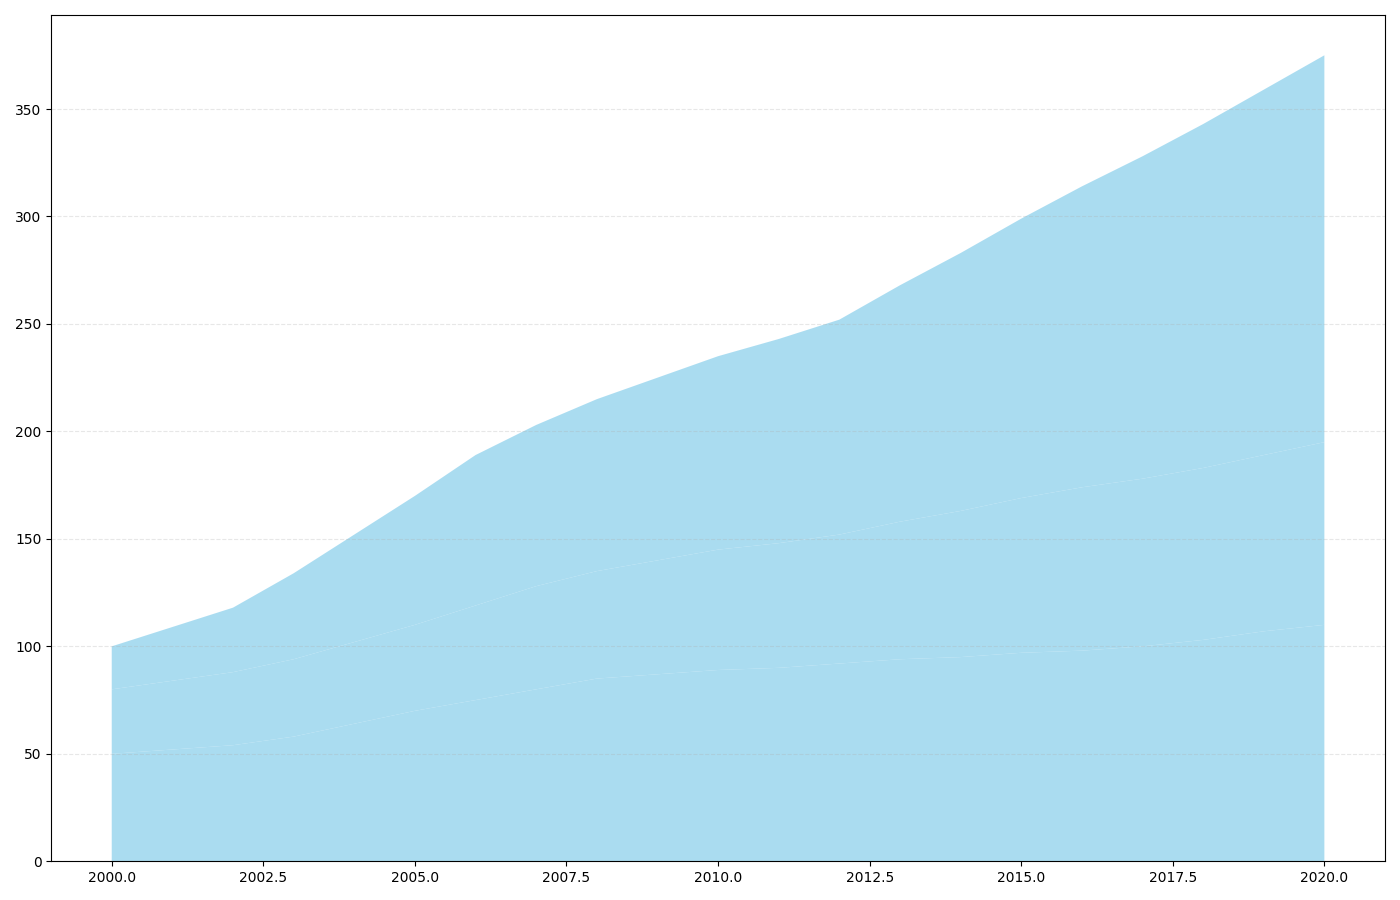

Source code (Python):
import matplotlib.pyplot as plt
import numpy as np

years = np.arange(2000, 2021)

trees = np.array([50, 52, 54, 58, 64, 70, 75, 80, 85, 87, 89, 90, 92, 94, 95, 97, 98, 100, 103, 107, 110])
shrubs = np.array([30, 32, 34, 36, 38, 40, 44, 48, 50, 53, 56, 58, 60, 64, 68, 72, 76, 78, 80, 82, 85])
wildflowers = np.array([20, 25, 30, 40, 50, 60, 70, 75, 80, 85, 90, 95, 100, 110, 120, 130, 140, 150, 160, 170, 180])

flora_data = np.vstack([trees, shrubs, wildflowers])

fig, ax = plt.subplots(figsize=(14, 9))

ax.stackplot(years, flora_data, colors=['#87CEEB'], alpha=0.7)

# Removing textual elements, comments clarify changes made
# Removed title
# Removed axis labels
# Removed xticks and yticks custom labels and settings
# Removed legend
# Removed annotations

ax.grid(axis='y', alpha=0.3, linestyle='--')

plt.tight_layout()
plt.show()
